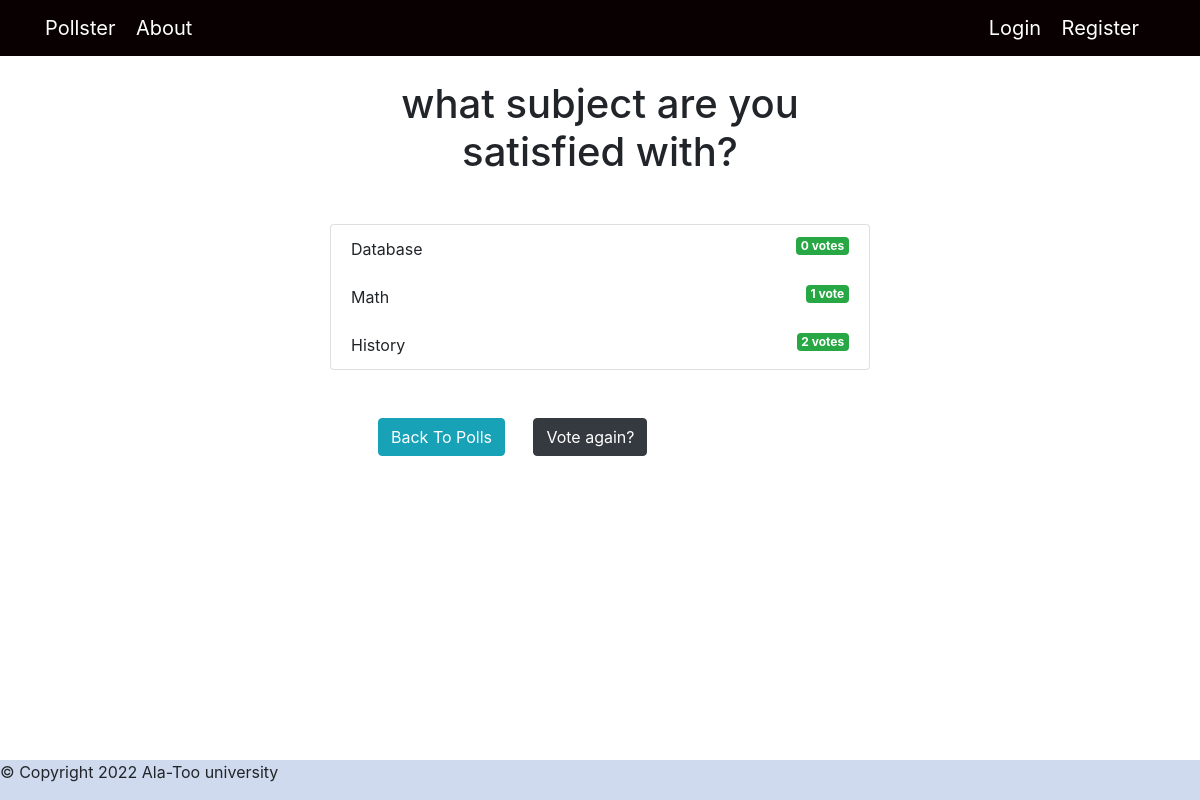
Before: /polls/4/results/ with the older database file.
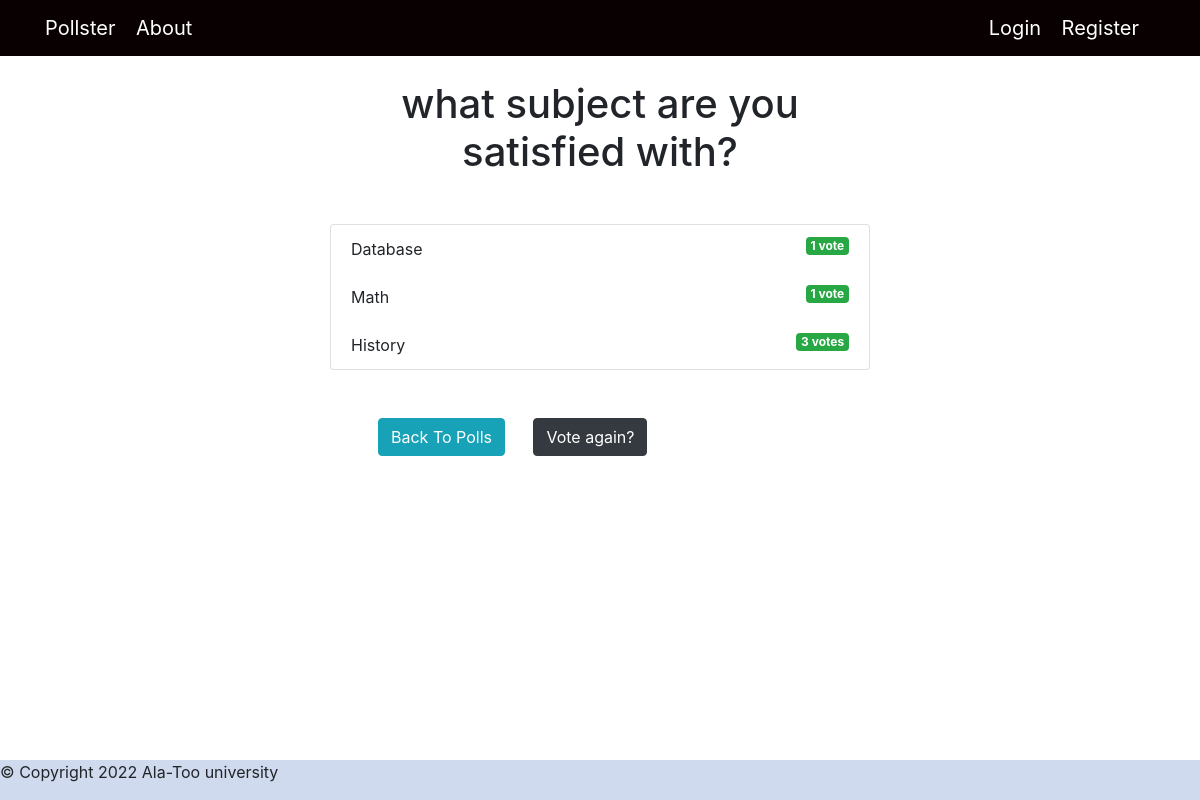
After: the same page with the newer database file.
### polls/models.py (models this page shows, shortened)
class Choice(models.Model):
    question = models.ForeignKey(Question, on_delete=models.CASCADE)
    choice_text = models.CharField(max_length=200)
    votes = models.IntegerField(default=0)

### polls/views.py (the view)
# urls.py: path('<int:question_id>/results/', views.results, name='results'),
def results(request, question_id):
    question = get_object_or_404(Question, pk=question_id)
    return render(request, 'polls/results.html', {'question': question})

### templates/polls/results.html (shortened to what this page needs)
{% extends 'base.html' %}
{% block content %}
<h1 class="mb-5 text-center">{{ question.question_text }}</h1>
<ul class="list-group mb-5">
	{% for choice in question.choice_set.all %}
	<li class="list-group-item">
		{{ choice.choice_text }}  <span class="badge badge-success float-right">{{ choice.votes }} vote{{ choice.votes | pluralize }}</span>
	</li>
	{% endfor %}
</ul>
<div class="mb-2 mx-4">
<a class="btn btn-info ml-4" href="{% url 'polls:index' %}">Back To Polls</a>
<a class="btn btn-dark ml-4" href="{% url 'polls:detail' question.id %}">Vote again?</a>
</div>
{% endblock %}

Changed rows visible on the page:
changed Choice "Database": votes "0" → "1"; votes|pluralize "s" → (not shown)
changed Choice "History": votes "2" → "3"
